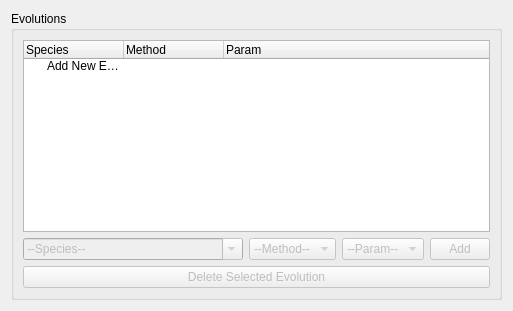
              <widget class="QWidget" name="tab_pokemon_evos">
               <attribute name="title">
                <string>Evolutions</string>
               </attribute>
               <layout class="QGridLayout" name="tab_pokemon_evos_grid">
                <item row="0" column="0">
                 <layout class="QVBoxLayout" name="verticalLayout_5">
                  <item>
                   <widget class="QGroupBox" name="groupBox_evos">
                    <property name="title">
                     <string>Evolutions</string>
                    </property>
                    <layout class="QVBoxLayout" name="verticalLayout_evos">
                     <item>
                      <widget class="DeselectableTreeWidget" name="evolutions">
                       <property name="autoFillBackground">
                        <bool>false</bool>
                       </property>
                       <property name="showDropIndicator" stdset="0">
                        <bool>false</bool>
                       </property>
                       <property name="headerHidden">
                        <bool>false</bool>
                       </property>
                       <attribute name="headerVisible">
                        <bool>true</bool>
                       </attribute>
                       <attribute name="headerCascadingSectionResizes">
                        <bool>true</bool>
                       </attribute>
                       <attribute name="headerMinimumSectionSize">
                        <number>100</number>
                       </attribute>
                       <attribute name="headerDefaultSectionSize">
                        <number>100</number>
                       </attribute>
                       <attribute name="headerHighlightSections">
                        <bool>false</bool>
                       </attribute>
                       <attribute name="headerStretchLastSection">
                        <bool>true</bool>
                       </attribute>
                       <column>
                        <property name="text">
                         <string>Species</string>
                        </property>
                       </column>
                       <column>
                        <property name="text">
                         <string>Method</string>
                        </property>
                       </column>
                       <column>
                        <property name="text">
                         <string>Param</string>
                        </property>
                       </column>
                       <item>
                        <property name="text">
                         <string>Add New Evolution...</string>
                        </property>
                       </item>
                      </widget>
                     </item>
                     <item>
                      <layout class="QHBoxLayout" name="horizontalLayout_7">
                       <item>
                        <widget class="QComboBox" name="evo_species">
                         <property name="enabled">
                          <bool>false</bool>
                         </property>
                         <property name="minimumSize">
                          <size>
                           <width>220</width>
                           <height>0</height>
                          </size>
                         </property>
                         <property name="editable">
                          <bool>true</bool>
                         </property>
                         <item>
                          <property name="text">
                           <string>--Species--</string>
                          </property>
                         </item>
                        </widget>
                       </item>
                       <item>
                        <widget class="QComboBox" name="evo_method">
                         <property name="enabled">
                          <bool>false</bool>
                         </property>
                         <item>
                          <property name="text">
                           <string>--Method--</string>
                          </property>
                         </item>
                        </widget>
                       </item>
                       <item>
                        <widget class="QComboBox" name="evo_param">
                         <property name="enabled">
                          <bool>false</bool>
                         </property>
                         <property name="editable">
                          <bool>false</bool>
                         </property>
                         <item>
                          <property name="text">
                           <string>--Param--</string>
                          </property>
                         </item>
                        </widget>
                       </item>
                       <item>
                        <widget class="QPushButton" name="pushButton_7">
                         <property name="enabled">
                          <bool>false</bool>
                         </property>
                         <property name="maximumSize">
                          <size>
                           <width>60</width>
                           <height>16777215</height>
                          </size>
                         </property>
                         <property name="text">
                          <string>Add</string>
                         </property>
                        </widget>
                       </item>
                      </layout>
                     </item>
                     <item>
                      <layout class="QHBoxLayout" name="horizontalLayout_11">
                       <item>
                        <widget class="QPushButton" name="evoDeleteButton">
                         <property name="enabled">
                          <bool>false</bool>
                         </property>
                         <property name="text">
                          <string>Delete Selected Evolution</string>
                         </property>
                         <property name="flat">
                          <bool>false</bool>
                         </property>
                        </widget>
                       </item>
                      </layout>
                     </item>
                    </layout>
                   </widget>
                  </item>
                 </layout>
                </item>
               </layout>
              </widget>
